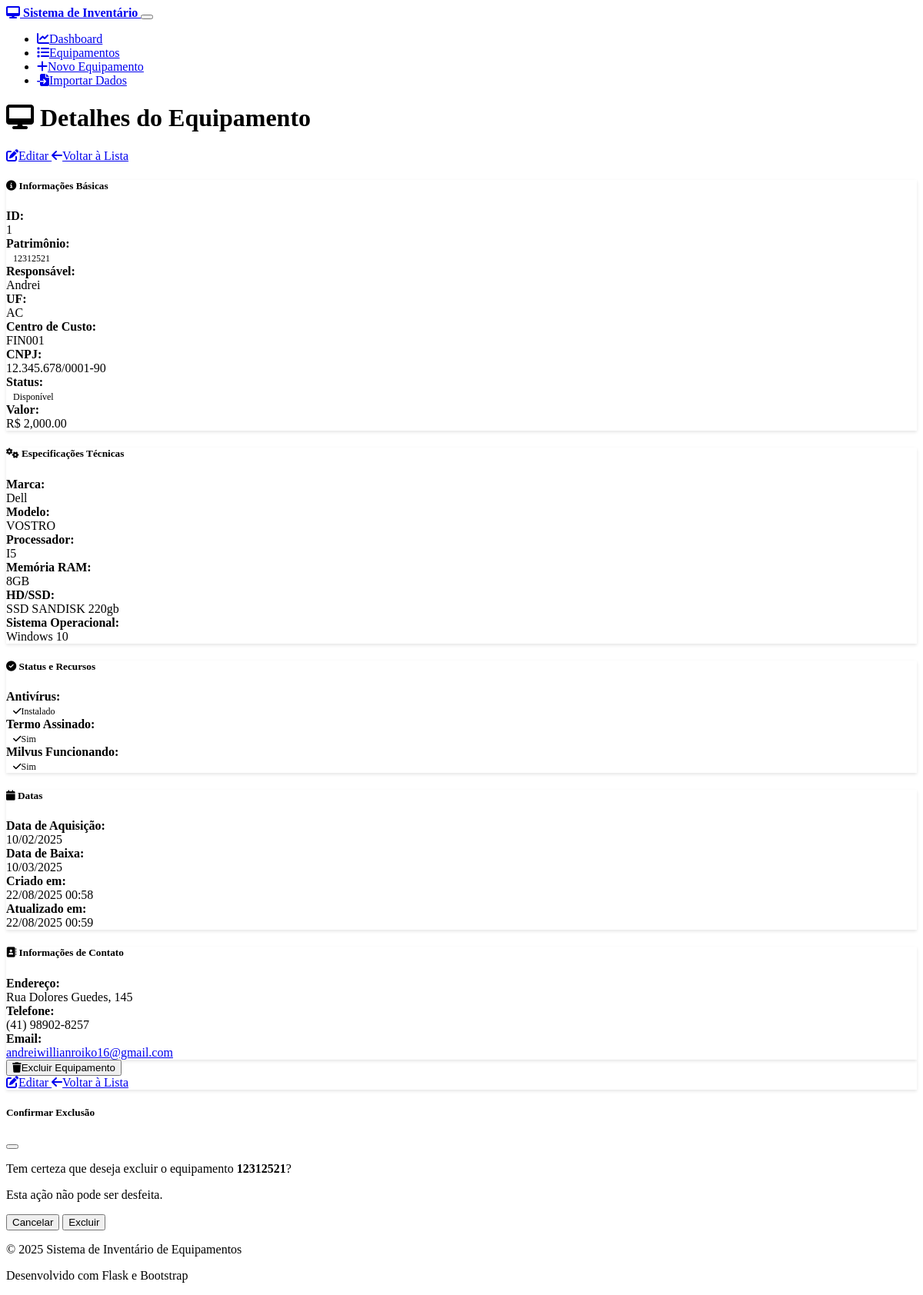
Page /equipment/1 on the committed database.
### models.py (models this page shows, shortened)
class Equipment(db.Model):
    __tablename__ = 'equipment'
    id = db.Column(db.Integer, primary_key=True)
    responsavel = db.Column(db.String(100), nullable=False)
    uf = db.Column(db.String(2), nullable=False)
    cc = db.Column(db.String(20), nullable=False)  # Centro de Custo
    cnpj = db.Column(db.Text, nullable=False)  # Mudando para Text para permitir múltiplos CNPJs
    fornecedor = db.Column(db.String(100), nullable=True)  # Novo campo fornecedor
    modelo = db.Column(db.String(100), nullable=False)
    status = db.Column(db.String(50), nullable=False, default='Em uso')
    patrimonio = db.Column(db.String(50), unique=True, nullable=False)
    valor = db.Column(db.Float, nullable=False, default=0.0)
    marca = db.Column(db.String(50), nullable=True)
    processador = db.Column(db.String(100), nullable=True)
    memoria_ram = db.Column(db.String(20), nullable=True)
    hd_ssd = db.Column(db.String(50), nullable=True)
    sistema_operacional = db.Column(db.String(50), nullable=True)
    antivirus = db.Column(db.Boolean, default=False)
    termo_assinado = db.Column(db.Boolean, default=False)
    milvus_funcionando = db.Column(db.Boolean, default=False)
    data_aquisicao = db.Column(db.Date, nullable=True)
    data_baixa = db.Column(db.Date, nullable=True)
    created_at = db.Column(db.DateTime, default=datetime.utcnow)
    updated_at = db.Column(db.DateTime, default=datetime.utcnow, onupdate=datetime.utcnow)
    endereco = db.Column(db.String(200), nullable=True)
    telefone = db.Column(db.String(20), nullable=True)
    email = db.Column(db.String(100), nullable=True)
    link_termos = db.Column(db.String(500), nullable=True)  # Link dos termos assinados
    historico_modificacoes = db.Column(db.Text, nullable=True)  # Histórico de modificações

### routes.py (the view)
@app.route('/equipment/<int:id>')
def equipment_detail(id):
    equipment = Equipment.query.get_or_404(id)
    return render_template('equipment_detail.html', equipment=equipment)

### templates/equipment_detail.html (shortened to what this page needs)
{% extends "base.html" %}
{% block content %}
<div class="row">
    <div class="col-12">
        <div class="d-flex justify-content-between align-items-center mb-4">
            <h1>
                <i class="fas fa-desktop me-2"></i>
                Detalhes do Equipamento
            </h1>
            <div>
                <a href="{{ url_for('equipment_edit', id=equipment.id) }}" class="btn btn-primary me-2">
                    <i class="fas fa-edit me-2"></i>Editar
                </a>
                <a href="{{ url_for('equipment_list') }}" class="btn btn-secondary">
                    <i class="fas fa-arrow-left me-2"></i>Voltar à Lista
                </a>
            </div>
        </div>
    </div>
</div>
<div class="row">
    <div class="col-md-6 mb-4">
        <div class="card">
            <div class="card-header">
                <h5 class="card-title mb-0">
                    <i class="fas fa-info-circle me-2"></i>
                    Informações Básicas
                </h5>
            </div>
            <div class="card-body">
                <div class="row mb-3">
                    <div class="col-sm-4"><strong>ID:</strong></div>
                    <div class="col-sm-8">{{ equipment.id }}</div>
                </div>
                <div class="row mb-3">
                    <div class="col-sm-4"><strong>Patrimônio:</strong></div>
                    <div class="col-sm-8"><span class="badge bg-primary">{{ equipment.patrimonio }}</span></div>
                </div>
                <div class="row mb-3">
                    <div class="col-sm-4"><strong>Responsável:</strong></div>
                    <div class="col-sm-8">{{ equipment.responsavel }}</div>
                </div>
                <div class="row mb-3">
                    <div class="col-sm-4"><strong>UF:</strong></div>
                    <div class="col-sm-8">{{ equipment.uf }}</div>
                </div>
                <div class="row mb-3">
                    <div class="col-sm-4"><strong>Centro de Custo:</strong></div>
                    <div class="col-sm-8">{{ equipment.cc }}</div>
                </div>
                <div class="row mb-3">
                    <div class="col-sm-4"><strong>CNPJ:</strong></div>
                    <div class="col-sm-8">{{ equipment.cnpj }}</div>
                </div>
                <div class="row mb-3">
                    <div class="col-sm-4"><strong>Status:</strong></div>
                    <div class="col-sm-8">
                        <span class="badge
                            {% if equipment.status == 'Em uso' %}bg-success
                            {% elif equipment.status == 'Disponível' %}bg-primary
                            {% elif equipment.status == 'Manutenção' %}bg-warning
                            {% elif equipment.status == 'Baixado' %}bg-danger
                            {% else %}bg-secondary{% endif %}">
                            {{ equipment.status }}
                        </span>
                    </div>
                </div>
                <div class="row mb-3">
                    <div class="col-sm-4"><strong>Valor:</strong></div>
                    <div class="col-sm-8"><span class="text-success fw-bold">R$ {{ "{:,.2f}".format(equipment.valor) }}</span></div>
                </div>
            </div>
        </div>
    </div>
    <div class="col-md-6 mb-4">
        <div class="card">
            <div class="card-header">
                <h5 class="card-title mb-0">
                    <i class="fas fa-cogs me-2"></i>
                    Especificações Técnicas
                </h5>
            </div>
            <div class="card-body">
                <div class="row mb-3">
                    <div class="col-sm-4"><strong>Marca:</strong></div>
                    <div class="col-sm-8">{{ equipment.marca or 'Não informado' }}</div>
                </div>
                <div class="row mb-3">
                    <div class="col-sm-4"><strong>Modelo:</strong></div>
                    <div class="col-sm-8">{{ equipment.modelo }}</div>
                </div>
                <div class="row mb-3">
                    <div class="col-sm-4"><strong>Processador:</strong></div>
                    <div class="col-sm-8">{{ equipment.processador or 'Não informado' }}</div>
                </div>
                <div class="row mb-3">
                    <div class="col-sm-4"><strong>Memória RAM:</strong></div>
                    <div class="col-sm-8">{{ equipment.memoria_ram or 'Não informado' }}</div>
                </div>
                <div class="row mb-3">
                    <div class="col-sm-4"><strong>HD/SSD:</strong></div>
                    <div class="col-sm-8">{{ equipment.hd_ssd or 'Não informado' }}</div>
                </div>
                <div class="row mb-3">
                    <div class="col-sm-4"><strong>Sistema Operacional:</strong></div>
                    <div class="col-sm-8">{{ equipment.sistema_operacional or 'Não informado' }}</div>
                </div>
            </div>
        </div>
    </div>
</div>
<div class="row">
    <div class="col-md-6 mb-4">
        <div class="card">
            <div class="card-header">
                <h5 class="card-title mb-0">
                    <i class="fas fa-check-circle me-2"></i>
                    Status e Recursos
                </h5>
            </div>
            <div class="card-body">
                <div class="row mb-3">
                    <div class="col-sm-6"><strong>Antivírus:</strong></div>
                    <div class="col-sm-6">
                        {% if equipment.antivirus %}
                            <span class="badge bg-success"><i class="fas fa-check me-1"></i>Instalado</span>
                        {% else %}
                            <span class="badge bg-danger"><i class="fas fa-times me-1"></i>Não instalado</span>
                        {% endif %}
                    </div>
                </div>
                <div class="row mb-3">
                    <div class="col-sm-6"><strong>Termo Assinado:</strong></div>
                    <div class="col-sm-6">
                        {% if equipment.termo_assinado %}
                            <span class="badge bg-success"><i class="fas fa-check me-1"></i>Sim</span>
                        {% else %}
                            <span class="badge bg-danger"><i class="fas fa-times me-1"></i>Não</span>
                        {% endif %}
                    </div>
                </div>
                <div class="row mb-3">
                    <div class="col-sm-6"><strong>Milvus Funcionando:</strong></div>
                    <div class="col-sm-6">
                        {% if equipment.milvus_funcionando %}
                            <span class="badge bg-success"><i class="fas fa-check me-1"></i>Sim</span>
                        {% else %}
                            <span class="badge bg-danger"><i class="fas fa-times me-1"></i>Não</span>
                        {% endif %}
                    </div>
                </div>
            </div>
        </div>
    </div>
    <div class="col-md-6 mb-4">
        <div class="card">
            <div class="card-header">
                <h5 class="card-title mb-0">
                    <i class="fas fa-calendar me-2"></i>
                    Datas
                </h5>
            </div>
            <div class="card-body">
                <div class="row mb-3">
                    <div class="col-sm-6"><strong>Data de Aquisição:</strong></div>
                    <div class="col-sm-6">
                        {% if equipment.data_aquisicao %}
                            {{ equipment.data_aquisicao.strftime('%d/%m/%Y') }}
                        {% else %}
                            Não informado
                        {% endif %}
                    </div>
                </div>
                <div class="row mb-3">
                    <div class="col-sm-6"><strong>Data de Baixa:</strong></div>
                    <div class="col-sm-6">
                        {% if equipment.data_baixa %}
                            {{ equipment.data_baixa.strftime('%d/%m/%Y') }}
                        {% else %}
                            Não aplicável
                        {% endif %}
                    </div>
                </div>
                <div class="row mb-3">
                    <div class="col-sm-6"><strong>Criado em:</strong></div>
                    <div class="col-sm-6">{{ equipment.created_at.strftime('%d/%m/%Y %H:%M') }}</div>
                </div>
                <div class="row mb-3">
                    <div class="col-sm-6"><strong>Atualizado em:</strong></div>
                    <div class="col-sm-6">{{ equipment.updated_at.strftime('%d/%m/%Y %H:%M') }}</div>
                </div>
            </div>
        </div>
    </div>
</div>
{% if equipment.endereco or equipment.telefone or equipment.email %}
<div class="row">
    <div class="col-12 mb-4">
        <div class="card">
            <div class="card-header">
                <h5 class="card-title mb-0">
                    <i class="fas fa-address-book me-2"></i>
                    Informações de Contato
                </h5>
            </div>
            <div class="card-body">
                {% if equipment.endereco %}
                    <div class="row mb-3">
                        <div class="col-sm-2"><strong>Endereço:</strong></div>
                        <div class="col-sm-10">{{ equipment.endereco }}</div>
                    </div>
                {% endif %}
                {% if equipment.telefone %}
                    <div class="row mb-3">
                        <div class="col-sm-2"><strong>Telefone:</strong></div>
                        <div class="col-sm-10">{{ equipment.telefone }}</div>
                    </div>
                {% endif %}
                {% if equipment.email %}
                    <div class="row mb-3">
                        <div class="col-sm-2"><strong>Email:</strong></div>
                        <div class="col-sm-10">
                            <a href="mailto:{{ equipment.email }}">{{ equipment.email }}</a>
                        </div>
                    </div>
                {% endif %}
            </div>
        </div>
    </div>
</div>
{% endif %}
<div class="row">
    <div class="col-12">
        <div class="card">
            <div class="card-body">
                <div class="d-flex justify-content-between">
                    <button type="button" class="btn btn-danger" onclick="confirmDelete()">
                        <i class="fas fa-trash me-2"></i>Excluir Equipamento
                    </button>
                    <div>
                        <a href="{{ url_for('equipment_edit', id=equipment.id) }}" class="btn btn-primary me-2">
                            <i class="fas fa-edit me-2"></i>Editar
                        </a>
                        <a href="{{ url_for('equipment_list') }}" class="btn btn-secondary">
                            <i class="fas fa-arrow-left me-2"></i>Voltar à Lista
                        </a>
                    </div>
                </div>
            </div>
        </div>
    </div>
</div>
<div class="modal fade" id="deleteModal" tabindex="-1">
    <div class="modal-dialog">
        <div class="modal-content">
            <div class="modal-header">
                <h5 class="modal-title">Confirmar Exclusão</h5>
                <button type="button" class="btn-close" data-bs-dismiss="modal"></button>
            </div>
            <div class="modal-body">
                <p>Tem certeza que deseja excluir o equipamento <strong>{{ equipment.patrimonio }}</strong>?</p>
                <p class="text-danger">Esta ação não pode ser desfeita.</p>
            </div>
            <div class="modal-footer">
                <button type="button" class="btn btn-secondary" data-bs-dismiss="modal">Cancelar</button>
                <form method="POST" action="{{ url_for('equipment_delete', id=equipment.id) }}" style="display: inline;">
                    <button type="submit" class="btn btn-danger">Excluir</button>
                </form>
            </div>
        </div>
    </div>
</div>
{% endblock %}

### static/css/custom.css (style rules this page uses)
.card { border: none; box-shadow: 0 2px 4px rgba(0, 0, 0, 0.1); transition: all 0.3s ease; }
.badge { font-size: 0.75em; padding: 0.5em 0.75em; }
[data-bs-theme="dark"] .card { background-color: var(--bs-gray-900); border: 1px solid var(--bs-gray-700); }

### rows in the picture
Equipment: id "1", patrimonio "12312521", responsavel "Andrei", uf "AC", cc "FIN001", cnpj "12.345.678/0001-90", status "Disponível", valor "2,000.00", marca "Dell", modelo "VOSTRO", processador "I5", memoria_ram "8GB", hd_ssd "SSD SANDISK 220gb", sistema_operacional "Windows 10", data_aquisicao "10/02/2025", data_baixa "10/03/2025", created_at "22/08/2025 00:58", updated_at "22/08/2025 00:59", endereco "Rua Dolores Guedes, 145", telefone "(41) 98902-8257", email "andreiwillianroiko16@gmail.com"
